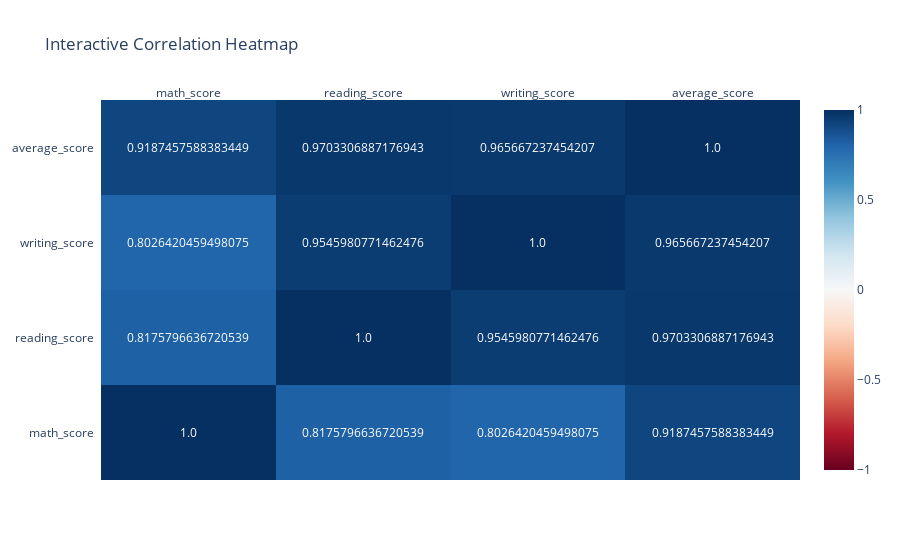

This figure's notebook cell:
### Markdown cell above
Interactive Plotly Correlation Heatmap

### Code cell
import plotly.figure_factory as ff

z = corr_matrix.values
x = corr_matrix.columns.tolist()
y = corr_matrix.columns.tolist()

fig = ff.create_annotated_heatmap(z, x=x, y=y, colorscale='RdBu', showscale=True, zmin=-1, zmax=1)
fig.update_layout(title_text="Interactive Correlation Heatmap")
fig.show()

### Figure 1 — Plotly figure (JSON) as saved in the notebook; plotly's stock layout.template omitted (floating-point values rounded to 4 significant figures)
{"data": [{"colorscale": [[0, "rgb(103,0,31)"], [0.1, "rgb(178,24,43)"], [0.2, "rgb(214,96,77)"], [0.3, "rgb(244,165,130)"], [0.4, "rgb(253,219,199)"], [0.5, "rgb(247,247,247)"], [0.6, "rgb(209,229,240)"], [0.7, "rgb(146,197,222)"], [0.8, "rgb(67,147,195)"], [0.9, "rgb(33,102,172)"], [1, "rgb(5,48,97)"]], "reversescale": false, "showscale": true, "type": "heatmap", "x": ["math_score", "reading_score", "writing_score", "average_score"], "y": ["math_score", "reading_score", "writing_score", "average_score"], "z": [[1.0, 0.8176, 0.8026, 0.9187], [0.8176, 1.0, 0.9546, 0.9703], [0.8026, 0.9546, 1.0, 0.9657], [0.9187, 0.9703, 0.9657, 1.0]], "zmax": 1, "zmin": -1}], "layout": {"annotations": [{"font": {"color": "#FFFFFF"}, "showarrow": false, "text": "1.0", "x": "math_score", "xref": "x", "y": "math_score", "yref": "y"}, {"font": {"color": "#FFFFFF"}, "showarrow": false, "text": "0.8175796636720539", "x": "reading_score", "xref": "x", "y": "math_score", "yref": "y"}, {"font": {"color": "#FFFFFF"}, "showarrow": false, "text": "0.8026420459498075", "x": "writing_score", "xref": "x", "y": "math_score", "yref": "y"}, {"font": {"color": "#FFFFFF"}, "showarrow": false, "text": "0.9187457588383449", "x": "average_score", "xref": "x", "y": "math_score", "yref": "y"}, {"font": {"color": "#FFFFFF"}, "showarrow": false, "text": "0.8175796636720539", "x": "math_score", "xref": "x", "y": "reading_score", "yref": "y"}, {"font": {"color": "#FFFFFF"}, "showarrow": false, "text": "1.0", "x": "reading_score", "xref": "x", "y": "reading_score", "yref": "y"}, {"font": {"color": "#FFFFFF"}, "showarrow": false, "text": "0.9545980771462476", "x": "writing_score", "xref": "x", "y": "reading_score", "yref": "y"}, {"font": {"color": "#FFFFFF"}, "showarrow": false, "text": "0.9703306887176943", "x": "average_score", "xref": "x", "y": "reading_score", "yref": "y"}, {"font": {"color": "#FFFFFF"}, "showarrow": false, "text": "0.8026420459498075", "x": "math_score", "xref": "x", "y": "writing_score", "yref": "y"}, {"font": {"color": "#FFFFFF"}, "showarrow": false, "text": "0.9545980771462476", "x": "reading_score", "xref": "x", "y": "writing_score", "yref": "y"}, {"font": {"color": "#FFFFFF"}, "showarrow": false, "text": "1.0", "x": "writing_score", "xref": "x", "y": "writing_score", "yref": "y"}, {"font": {"color": "#FFFFFF"}, "showarrow": false, "text": "0.965667237454207", "x": "average_score", "xref": "x", "y": "writing_score", "yref": "y"}, {"font": {"color": "#FFFFFF"}, "showarrow": false, "text": "0.9187457588383449", "x": "math_score", "xref": "x", "y": "average_score", "yref": "y"}, {"font": {"color": "#FFFFFF"}, "showarrow": false, "text": "0.9703306887176943", "x": "reading_score", "xref": "x", "y": "average_score", "yref": "y"}, {"font": {"color": "#FFFFFF"}, "showarrow": false, "text": "0.965667237454207", "x": "writing_score", "xref": "x", "y": "average_score", "yref": "y"}, {"font": {"color": "#FFFFFF"}, "showarrow": false, "text": "1.0", "x": "average_score", "xref": "x", "y": "average_score", "yref": "y"}], "title": {"text": "Interactive Correlation Heatmap"}, "xaxis": {"dtick": 1, "gridcolor": "rgb(0, 0, 0)", "side": "top", "ticks": ""}, "yaxis": {"dtick": 1, "ticks": "", "ticksuffix": "  "}}}
